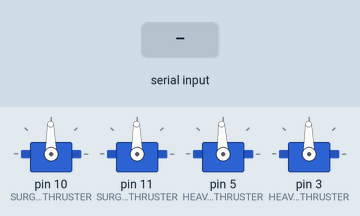
The sketch below on a simulated Arduino Uno, built with avr-gcc and run on an emulated ATmega328P. On the bench: 4 × servo. The test bench sets the inputs (shaded band).

Above: at 1.3 s.
1.4 s: "90,45,200\n" received over Serial
At 3.5 s:
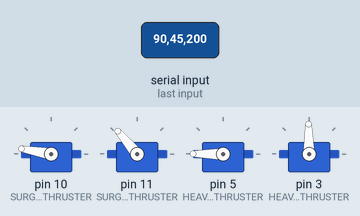
4.4 s: "30,150,10\n" received over Serial
At 7.0 s:
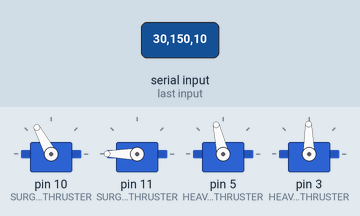
7.4 s: "90,45\n" received over Serial
At 9.7 s:
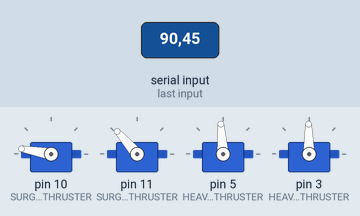
10.4 s: "30,150\n" received over Serial
At 12.5 s:
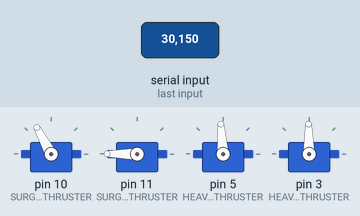
13.4 s: "90,45,200,10\n" received over Serial
At 13.52 s:
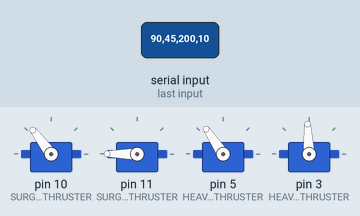
16.4 s: "30,150,10,200\n" received over Serial
At 16.5 s:
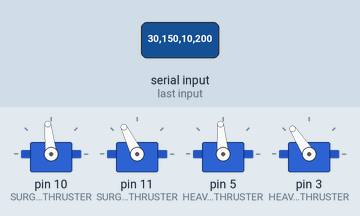
Timing chart, 0 to 19.4 s (numbered marks = the images above; inputs shaded):
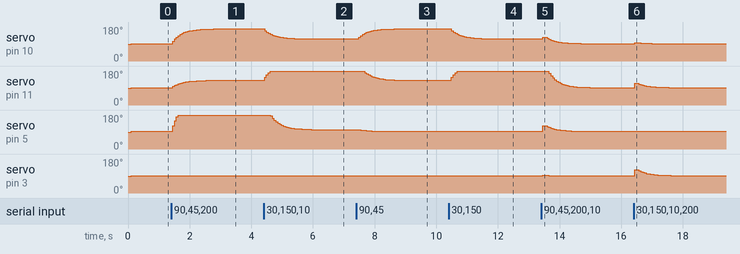

Measured:
- after the input at 1.4 s, servo on pin 10 (SURGE_PORT_THRUSTER): moves from 91° to 170° over 1.3 s, starting after 0.05 s; servo on pin 11 (SURGE_STARBOARD_THRUSTER): moves from 91° to 130° over 1.1 s, starting after 0.05 s; servo on pin 5 (HEAVE_A_THRUSTER): 93° → 123° after 0.05 s, → 149° 0.06 s later, → 170° 0.06 s later, → 180° 0.06 s later
- after the input at 4.4 s, servo on pin 10 (SURGE_PORT_THRUSTER): moves from 170° to 118° over 1.1 s, starting at once; servo on pin 11 (SURGE_STARBOARD_THRUSTER): 130° → 147° at once, → 161° 0.06 s later, → 172° 0.06 s later, → 180° 0.06 s later; servo on pin 5 (HEAVE_A_THRUSTER): moves from 180° to 103° over 1.3 s, starting after 0.21 s
- after the input at 7.4 s, servo on pin 10 (SURGE_PORT_THRUSTER): moves from 118° to 170° over 1.1 s, starting after 0.09 s; servo on pin 11 (SURGE_STARBOARD_THRUSTER): moves from 180° to 131° over 1.1 s, starting after 0.27 s; servo on pin 5 (HEAVE_A_THRUSTER): moves from 103° to 94° over 0.66 s, starting after 0.09 s
- after the input at 10.4 s, servo on pin 10 (SURGE_PORT_THRUSTER): moves from 170° to 118° over 1.1 s, starting after 0.09 s; servo on pin 11 (SURGE_STARBOARD_THRUSTER): 131° → 147° after 0.09 s, → 161° 0.06 s later, → 172° 0.06 s later, → 180° 0.06 s later
- after the input at 13.4 s, servo on pin 11 (SURGE_STARBOARD_THRUSTER): moves from 180° to 92° over 1.3 s, starting after 0.25 s; servo on pin 3 (HEAVE_B_THRUSTER): 91° → 93° after 0.05 s, → 92° 0.20 s later
- after the input at 16.4 s, servo on pin 5 (HEAVE_A_THRUSTER): 94° → 95° at once, → 94° 0.32 s later

The sketch:

SeabotixThruster.ino
```cpp
#include <Servo.h>

//#define DEBUG 1

#define SURGE_PORT_THRUSTER (10)
#define SURGE_STARBOARD_THRUSTER (11)
#define HEAVE_A_THRUSTER (5)
#define HEAVE_B_THRUSTER (3)

/* Current states for thrusters */
float sp = 91.0;
float ss = 91.0;
float ha = 93.0;
float hb = 91.0;

/* Desired states for thrusters */
float sp_d = 91.0;
float ss_d = 91.0;
float ha_d = 93.0;
float hb_d = 91.0;

/* Error states */
float sp_e = 0.0;
float ss_e = 0.0;
float ha_e = 0.0;
float hb_e = 0.0;

/* Servo objects */
Servo sp_servo;
Servo ss_servo;
Servo ha_servo;
Servo hb_servo;

float K_p = 0.18; /* proportional gain */
float E_thresh = .3; /* error threshold */

void setup() {
  Serial.begin(115200);
  Serial.setTimeout(20);

  /* connect servo objects to a physical pin */
  sp_servo.attach(SURGE_PORT_THRUSTER);
  ss_servo.attach(SURGE_STARBOARD_THRUSTER);
  ha_servo.attach(HEAVE_A_THRUSTER);
  hb_servo.attach(HEAVE_B_THRUSTER);

  delay(100);

}

void loop() {
  if(Serial.available() != 0) {
    /* Read in the comma-separated serial data */
    sp_d             =   Serial.parseInt();
    ss_d             =   Serial.parseInt();
    ha_d             =   Serial.parseInt();
    hb_d             =   Serial.parseInt();
    /* map input percentage to output servo position */
    sp_d             =   float(map(sp_d, -100, 100, 4, 180));
    ss_d             =   float(map(ss_d, -100, 100, 4, 180));
    ha_d             =   float(map(ha_d, -100, 100, 9, 180));
    hb_d             =   float(map(hb_d, -100, 100, 4, 180));
  }

  /* update state error */
  sp_e = sp_d - sp;
  ss_e = ss_d - ss;
  ha_e = ha_d - ha;
  hb_e = hb_d - hb;

  /* create a new state estimation */
  if(abs(sp_e) > E_thresh)
    sp = sp + K_p * sp_e;
  if(abs(ss_e) > E_thresh)
    ss = ss + K_p * ss_e;
  if(abs(ha_e) > E_thresh)
    ha = ha + K_p * ha_e;
  if(abs(hb_e) > E_thresh)
    hb = hb + K_p * hb_e;

  /* update thrusters to new position */
  sp_servo.write(int(sp));
  ss_servo.write(int(ss));
  ha_servo.write(int(ha));
  hb_servo.write(int(hb));


  #ifdef DEBUG
  Serial.print(sp);
  Serial.print("->");
  Serial.print(sp_d);
  Serial.print("(");
  Serial.print(sp_e);
  Serial.print(")");

  Serial.print(" | ");

  Serial.print(ss);
  Serial.print("->");
  Serial.print(ss_d);
  Serial.print("(");
  Serial.print(ss_e);
  Serial.print(")");

  Serial.print(" | ");

  Serial.print(ha);
  Serial.print("->");
  Serial.print(ha_d);
  Serial.print("(");
  Serial.print(ha_e);
  Serial.print(")");

  Serial.print(" | ");

  Serial.print(hb);
  Serial.print("->");
  Serial.print(hb_d);
  Serial.print("(");
  Serial.print(hb_e);
  Serial.print(")");

  Serial.println();

  #endif

  delay(60);

}
```
